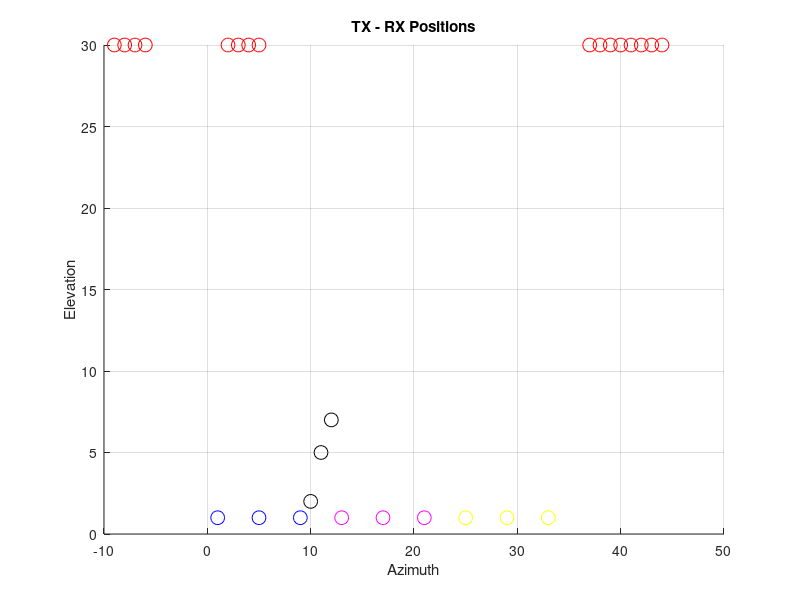
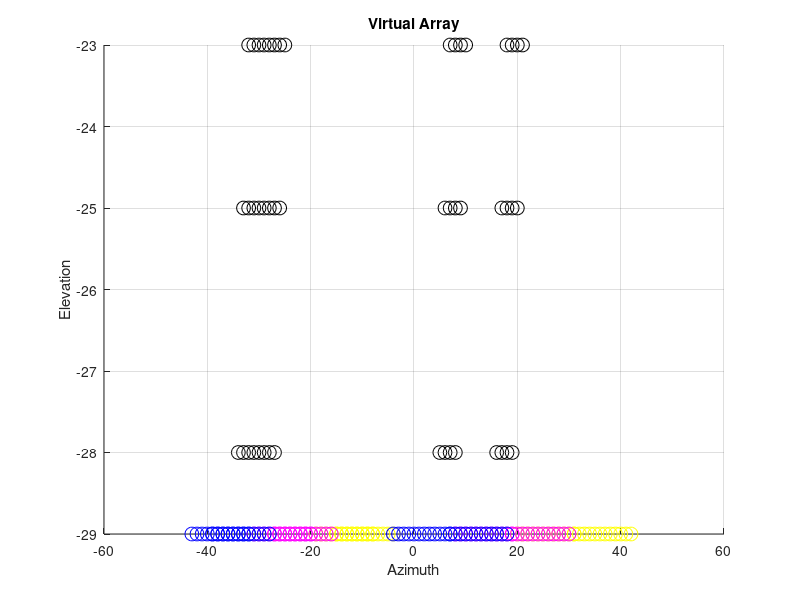

These figures' MATLAB source, in order:
clc; clear; close all
% This programme is written based on
% C:\ti\mmwave_studio_03_00_00_14\mmWaveStudio\MatlabExamples\signal_processing_4chip_cascade.pdf
% Figures 1 and 2

c = ['k', 'y', 'm', 'b'];
num_dev = 4;
num_tx = 3;
num_rx = 4;

antenna_dist = 0.5; % in lambda
tot_rx_len = 26.5 / antenna_dist;
tot_tx_len = 8*2 / antenna_dist;
rx_x_offset = (tot_tx_len - tot_rx_len) / 2 + 0.5; % 0.5 is arbitrary to get rid of 0.5 indices
rx_y_offset = 30; % arbitrary

%% device 4 (slave)
dev4_tx = [1 1; 5 1; 9 1];
dev4_rx = [rx_x_offset + 1 rx_y_offset; rx_x_offset + 2 rx_y_offset; rx_x_offset + 3 rx_y_offset; rx_x_offset + 4 rx_y_offset];
figure;
hold on
grid on
title('TX - RX Positions')
xlabel('Azimuth')
ylabel('Elevation')
for i = 1:size(dev4_tx,1)
   scatter(dev4_tx(i,1), dev4_tx(i,2), 100, c(4)); 
end
for i = 1:size(dev4_rx,1)
   scatter(dev4_rx(i,1), dev4_rx(i,2), 100, 'r'); 
end

%% device 1 (master)
dev1_tx = [10 2; 11 5; 12 7];
dev1_rx = [rx_x_offset + 12 rx_y_offset; rx_x_offset + 13 rx_y_offset; rx_x_offset + 14 rx_y_offset; rx_x_offset + 15 rx_y_offset];
for i = 1:size(dev1_tx,1)
   scatter(dev1_tx(i,1), dev1_tx(i,2), 100, c(1)); 
end
for i = 1:size(dev1_rx,1)
   scatter(dev1_rx(i,1), dev1_rx(i,2), 100, 'r'); 
end

%% device 3 (slave)
dev3_tx = [13 1; 17 1; 21 1];
dev3_rx = [rx_x_offset + 47 rx_y_offset; rx_x_offset + 48 rx_y_offset; rx_x_offset + 49 rx_y_offset; rx_x_offset + 50 rx_y_offset];
for i = 1:size(dev3_tx,1)
   scatter(dev3_tx(i,1), dev3_tx(i,2), 100, c(3)); 
end
for i = 1:size(dev3_rx,1)
   scatter(dev3_rx(i,1), dev3_rx(i,2), 100, 'r'); 
end

%% device 2 (slave)
dev2_tx = [25 1; 29 1; 33 1];
dev2_rx = [rx_x_offset + 51 rx_y_offset; rx_x_offset + 52 rx_y_offset; rx_x_offset + 53 rx_y_offset; rx_x_offset + 54 rx_y_offset];
for i = 1:size(dev2_tx,1)
   scatter(dev2_tx(i,1), dev2_tx(i,2), 100, c(2)); 
end
for i = 1:size(dev2_rx,1)
   scatter(dev2_rx(i,1), dev2_rx(i,2), 100, 'r'); 
end

%% Combine all devices

com_tx = cell(num_dev, 1);
com_tx{4,1} = dev4_tx;
com_tx{1,1} = dev1_tx;
com_tx{3,1} = dev3_tx;
com_tx{2,1} = dev2_tx;

com_rx = cell(num_dev, 1);
com_rx{4,1} = dev4_rx;
com_rx{1,1} = dev1_rx;
com_rx{3,1} = dev3_rx;
com_rx{2,1} = dev2_rx;

%% MIMO Channels

virt_array = cell(num_dev, num_tx, num_rx, num_dev);
figure;
hold on
grid on
title('Virtual Array')
xlabel('Azimuth')
ylabel('Elevation')

for d = 1:num_dev
    for tx = 1:num_tx
        cur_tx = com_tx{d,1}(tx,:);
        for rx = 1:num_rx
            for dev = 1:num_dev
                cur_rx = com_rx{dev,1}(rx,:);
                x = cur_tx(1) - cur_rx(1);
                y = cur_tx(2) - cur_rx(2);
                virt_array{d, tx, rx, dev} = [x y];
                scatter(x, y, 100, c(d)); 
            end
        end
    end
end

%% Azimuth channels

% find az antenna bounds







